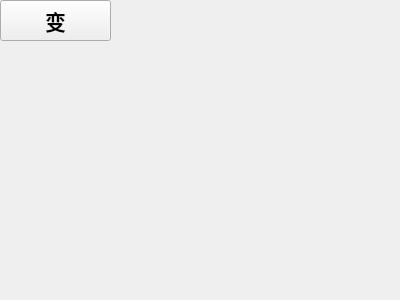
<?xml version="1.0" encoding="UTF-8"?>
<ui version="4.0">
 <class>Widget</class>
 <widget class="QWidget" name="Widget">
  <property name="geometry">
   <rect>
    <x>0</x>
    <y>0</y>
    <width>400</width>
    <height>300</height>
   </rect>
  </property>
  <property name="windowTitle">
   <string>Widget</string>
  </property>
  <widget class="QPushButton" name="pushButton">
   <property name="geometry">
    <rect>
     <x>0</x>
     <y>0</y>
     <width>111</width>
     <height>41</height>
    </rect>
   </property>
   <property name="font">
    <font>
     <family>微软雅黑</family>
     <pointsize>16</pointsize>
     <weight>75</weight>
     <bold>true</bold>
    </font>
   </property>
   <property name="text">
    <string>变</string>
   </property>
  </widget>
 </widget>
 <layoutdefault spacing="6" margin="11"/>
 <resources/>
 <connections/>
</ui>
